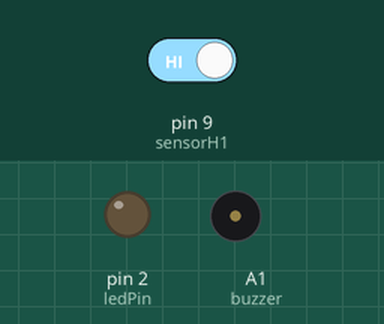
Recording of a sketch running on a simulated Arduino Uno, built with avr-gcc and run on an emulated ATmega328P. Parts: output pins drawn as LEDs (lit = HIGH), buzzer (waves = sounding, pin HIGH). Inputs (shaded band) come from the test bench; at power-on: pin 9 (sensorH1) HIGH.

Above: at 1.2 s.
1.3 s: pin 9 (sensorH1) driven LOW
At 2.1 s:
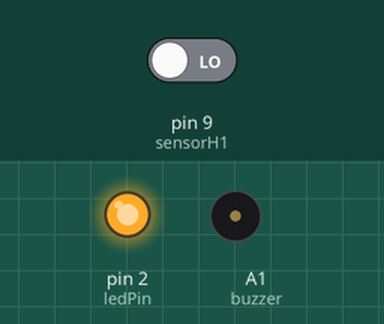
2.8 s: pin 9 (sensorH1) driven HIGH
At 3.3 s:
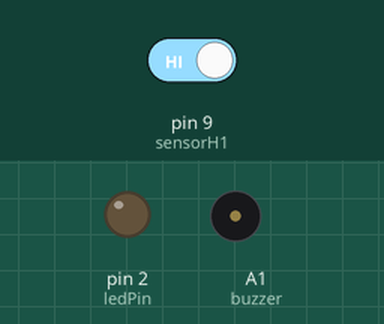
Timing chart, 0 to 5.8 s (numbered marks = the images above; inputs shaded):
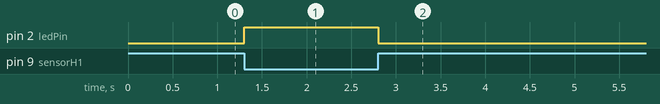

The sketch:

humeda.ino
```cpp
const int sensorH1= 9;
const int ledPin =2;
int buzzer =A1;


void setup() {
 pinMode (sensorH1, INPUT_PULLUP);
 pinMode (ledPin, OUTPUT);
 pinMode (buzzer, OUTPUT);

 }

void loop() {
  int estadoP1 = digitalRead(sensorH1);

  if(estadoP1 == LOW ){
    digitalWrite(ledPin, HIGH);

  }
  else {
    digitalWrite(ledPin,LOW);
  }

}
```

Measured:
- after the input at 1.3 s, pin 2 (ledPin): LOW → HIGH at once
- after the input at 2.8 s, pin 2 (ledPin): HIGH → LOW at once
